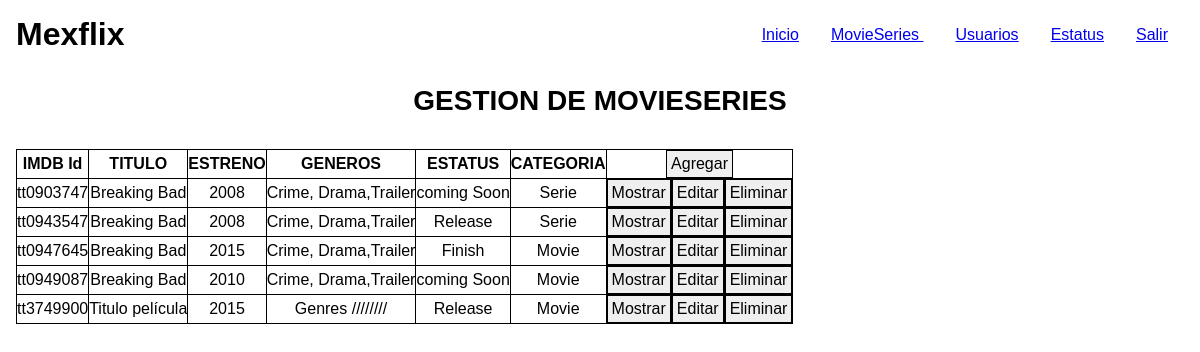
Screenshot of /movieseries (signed in) with the database file from the repository.
### tables this page shows
CREATE TABLE movieseries
(  
  imdb_id CHAR(9) PRIMARY KEY,  
  title VARCHAR(80) NOT NULL,
  plott TEXT NULL,
  author VARCHAR(100) DEFAULT 'Pending',
  actors VARCHAR(100) DEFAULT 'Pending',
  country VARCHAR(100) DEFAULT 'Unknown',
  premiere YEAR(4) NOT NULL,
  poster VARCHAR(150) DEFAULT 'no-poster.jpg',
  trailer VARCHAR(150) DEFAULT 'no-trailer.jpg',
  rating DECIMAL(2,1),
  genres VARCHAR(50) NOT NULL,
  estatus INTEGER UNSIGNED NOT NULL,
  category ENUM('Movie','Serie') NOT NULL,
   
  FULLTEXT KEY search (title, author, actors, genres), 
   
  FOREIGN KEY (estatus) REFERENCES estatus(estatus_id) ON DELETE RESTRICT ON UPDATE CASCADE
   
);

CREATE TABLE estatus
(
  estatus_id INTEGER UNSIGNED PRIMARY KEY AUTO_INCREMENT,
  estatus VARCHAR(20) NOT NULL
);

### Controllers/ViewControllers.php (called while the page is built, shortened)
<?php
  class ViewControllers
  {
    private static $view_path = './views/';
    public function load_view($view)
    {
      require_once(self::$view_path. 'header.php');
      require_once(self::$view_path. $view. '.php');
      require_once(self::$view_path. 'footer.php');
    }
  }
?>

### index.php (called while the page is built, shortened)
<?php
  require_once('./controllers/Autoload.php');
  $route = isset($_GET['r'] ) ? $_GET['r']:'home' ;
  $mexflix = new Router($route);
?>

### Controllers/Autoload.php (called while the page is built, shortened)
<?php
  class Autoload
  {
    public function __construct()
    {
      spl_autoload_register(function($class_name){
        $models_path = './models/'.$class_name.'.php';
        $controllers_path = './controllers/'.$class_name.'.php';
      } );
    }
  }
?>

### Controllers/MovieseriesController.php (called while the page is built, shortened)
<?php
  class MovieSeriesController
  {
    private $model;
    public function __construct()
    {
      $this->model = new MovieSeriesModel();
    }
    public function get($ms_id = '')
    {
      return $this->model->get($ms_id);
    }
  }
?>

### Models/Model.php (called while the page is built, shortened)
<?php
abstract class Model
{
  private static $db_host = 'localhost';
  private static $db_user = 'root';
  private static $db_pass = '';
  private static $db_name = 'mexflix';
  private static $db_charset = 'utf8';
  private $conn;
  protected $query;
  protected $rows = array();
  private function db_open()
  {
    $this->conn = new mysqli(
      self::$db_host,
      self::$db_user,
      self::$db_pass,
      self::$db_name);
      $this->conn->set_charset(self::$db_charset);
  }
  protected function get_query()
  {
    $result = $this->conn->query($this->query);
    while ($this->rows[] = $result->fetch_assoc() );
    return array_pop($this->rows);
  }
}
?>

### Models/MovieSeriesModel.php (called while the page is built, shortened)
<?php
  class MovieSeriesModel extends Model
  {
   public function get($ms = '')
   {
      $this->query = ($ms != '' )?
      "SELECT ms.imdb_id,ms.title,ms.plott,ms.author,ms.actors,ms.country,ms.premiere,ms.poster,ms.trailer,ms.rating,ms.genres,s.estatus,ms.category
        FROM movieseries AS ms INNER JOIN estatus AS s
        ON ms.estatus = s.estatus_id WHERE ms.imdb_id = '$ms'":
      "SELECT ms.imdb_id,ms.title,ms.plott,ms.author,ms.actors,ms.country,ms.premiere,ms.poster,ms.trailer,ms.rating,ms.genres,s.estatus,ms.category
        FROM movieseries AS ms INNER JOIN estatus AS s
        ON ms.estatus = s.estatus_id";
      $this->get_query();
      $datos = array();
      foreach ($this->rows as $nombreCampo => $contenidoCampo)
      {
        array_push($datos,$contenidoCampo);
      }
      return $datos;
   }
  }
?>

### Views/movieseries.php (the view)
<?php
  print('<h2 class="p1">GESTION DE MOVIESERIES</h2>');
  $ms_controller = new MovieSeriesController();
  $ms = $ms_controller->get();
  if (empty($ms))
  {
    print('
      <div class = "container">
        <p class = "item error" >NO hay MovieSeries</p>
      </div>');
  }
  else
  {
    $template_ms = '
      <div class = "item">
        <table>
          <tr>
            <th>IMDB Id</th>
            <th>TITULO</th>
            <th>ESTRENO</th>
            <th>GENEROS</th>
            <th>ESTATUS</th>
            <th>CATEGORIA</th>
            <th colspan="3">
              <form method ="POST">
                <input type ="hidden" name = "r" value ="movieseries-add">
                 <input class ="button add" type = "submit" value ="Agregar">
              </form>
            </th>
          </tr>';
      for ($n=0;$n < count($ms); $n++)
      {
        $template_ms .= '
          <tr>
            <td>'.$ms[$n]['imdb_id'].'</td>
            <td>'.$ms[$n]['title'].'</td>
            <td>'.$ms[$n]['premiere'].'</td>
            <td>'.$ms[$n]['genres'].'</td>
            <td>'.$ms[$n]['estatus'].'</td>
            <td>'.$ms[$n]['category'].'</td>
						<td>
              <form method ="POST">
                <input type ="hidden" name = "r" value ="movieseries-show">
                <input type ="hidden" name = "imdb_id" value ="'.$ms[$n]['imdb_id'].'">
                <input class ="button show" type = "submit" value ="Mostrar">
              </form>
            </td>
            <td>
              <form method ="POST">
                <input type ="hidden" name = "r" value ="movieseries-edit">
                <input type ="hidden" name = "imdb_id" value ="'.$ms[$n]['imdb_id'].'">
                <input class ="button edit" type = "submit" value ="Editar">
              </form>
            </td>
            <td>
              <form method ="POST">
                <input type ="hidden" name = "r" value ="movieseries-delete">
                <input type ="hidden" name = "imdb_id" value ="'.$ms[$n]['imdb_id'].'">
                <input class ="button delete" type = "submit" value ="Eliminar">
              </form>
            </td>
          </tr>
          ';
      }
      $template_ms .= '
        </table>
      </div>
    ';
    print($template_ms);
  }
?>

### Public/CSS/responsimple.css (style rules this page uses)
html,mark { color:#000 }
html { -ms-box-sizing:border-box;-moz-box-sizing:border-box;-webkit-box-sizing:border-box;box-sizing:border-box;font-family:sans-serif;font-size:16px;-ms-text-size-ajust:100%;-moz-text-size-ajust:100%;-webkit-text-size-ajust:100%;text-size-ajust:100%;background-color:#FFF }
body { overflow-x:hidden }
*,::after,::before { -ms-box-sizing:inherit;-moz-box-sizing:inherit;-webkit-box-sizing:inherit;box-sizing:inherit;margin:0;padding:0 }
h2 { font-size:28px;font-size:1.75rem }
button,input,optgroup,option,select,textarea { padding:.25rem;font-family:inherit;font-size:16px;font-size:1rem;border:thin solid #000;color:inherit }
input { line-height:normal }
button,input[type=button],input[type=submit],input[type=reset],input[type=checkbox],input[type=radio],label,select { cursor:pointer }
.border,table,td,th { border:thin solid #000 }
table { border-collapse:collapse }
.item { display:block;width:100%;padding:1rem;font-size:16px;font-size:1rem }
.p1 { padding:1rem }

### rows the page displays
movieseries: imdb_id "tt0903747", title "Breaking Bad", premiere "2008", genres "Crime, Drama,Trailer", estatus.estatus "coming Soon", category "Serie"
movieseries: imdb_id "tt0943547", title "Breaking Bad", premiere "2008", genres "Crime, Drama,Trailer", estatus.estatus "Release", category "Serie"
movieseries: imdb_id "tt0947645", title "Breaking Bad", premiere "2015", genres "Crime, Drama,Trailer", estatus.estatus "Finish", category "Movie"
movieseries: imdb_id "tt0949087", title "Breaking Bad", premiere "2010", genres "Crime, Drama,Trailer", estatus.estatus "coming Soon", category "Movie"
movieseries: imdb_id "tt3749900", title "Titulo película", premiere "2015", genres "Genres ////////", estatus.estatus "Release", category "Movie"
